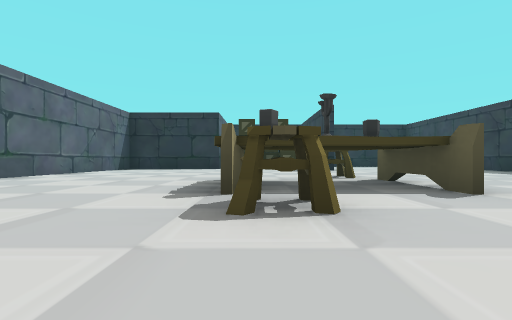
[1] (above)

16 first-person views from a walk through a 3-D level made in the Unity game engine. The camera is 0.32 m above the floor, looks level and sees 85° across. The floor is counted in squares, 1 m on a side. Each view is taken from the middle of a square. On the plan, view 1 faces up. The plan holds only what a view shows up to about 9 squares ahead; the rest is blank. The player is left out. Some animated figures are left out. Door leaves are left out, so doorways stand open.

[2]
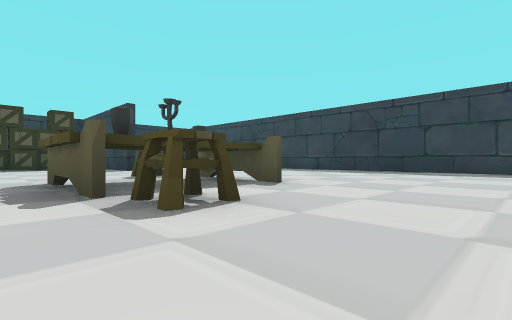

[3]
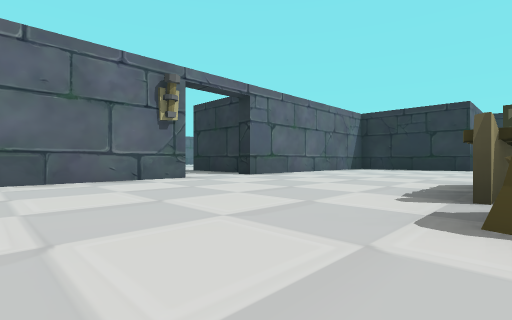

[4]
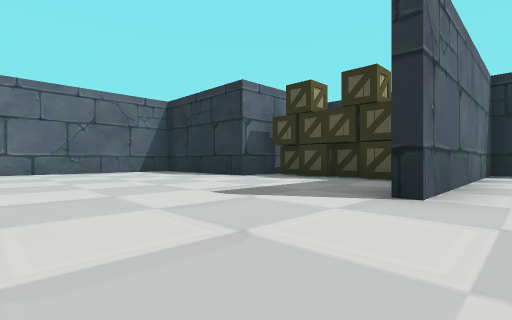

[5]
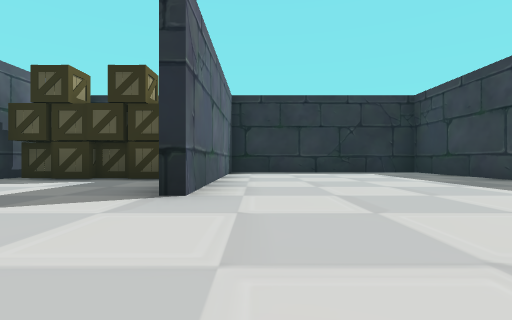

[6]
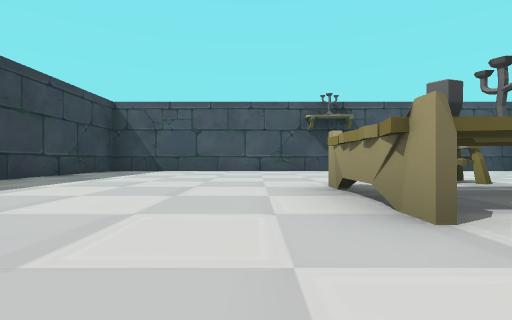

[7]
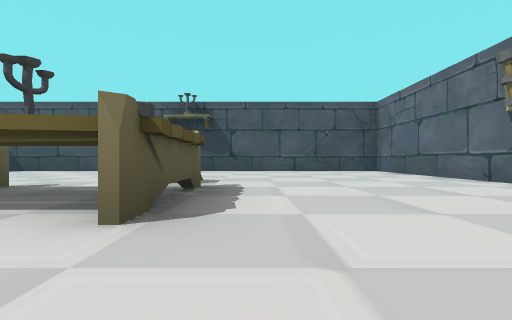

[8]
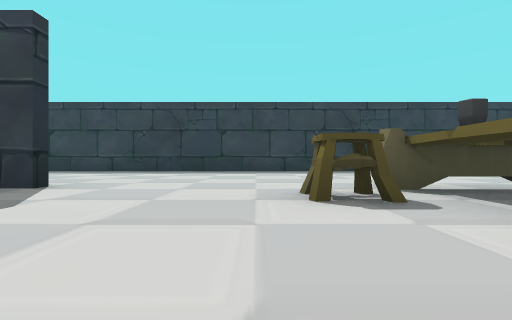

[9]
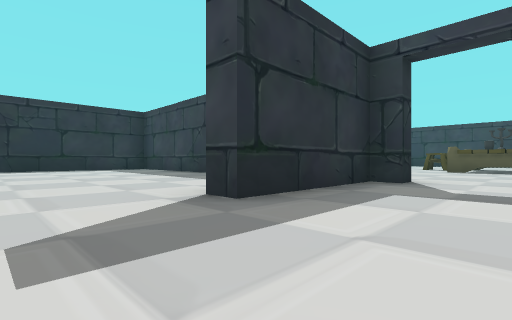

[10]
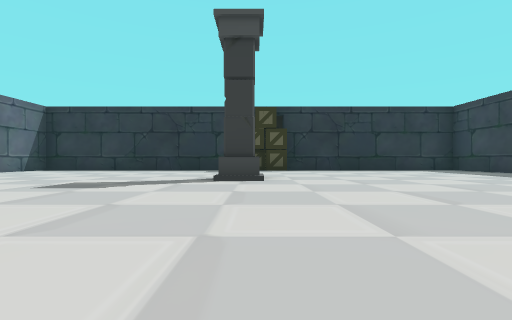

[11]
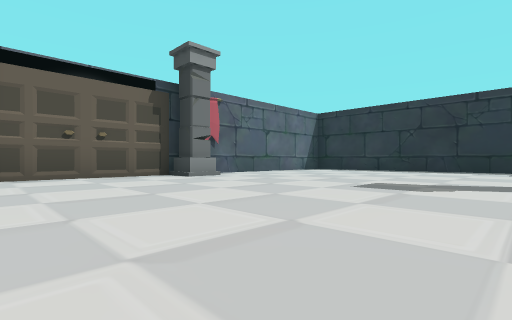

[12]
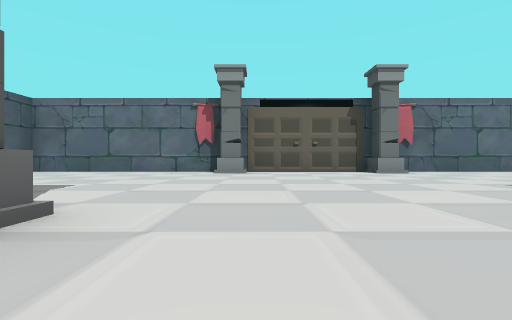

[13]
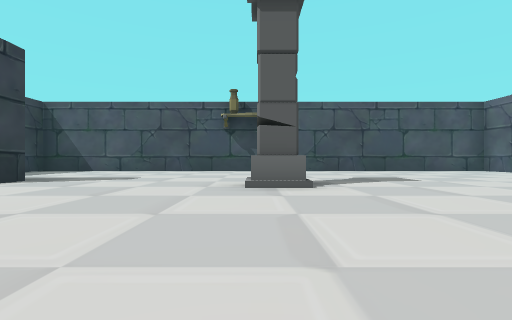

[14]
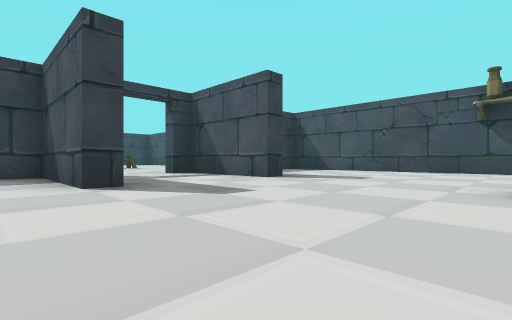

[15]
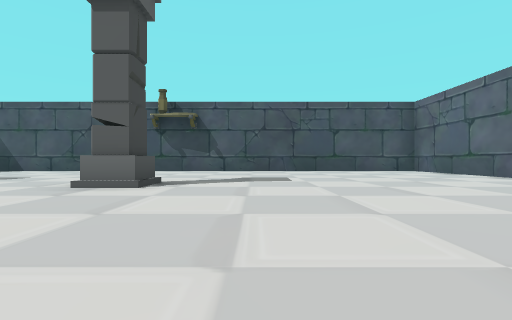

[16]
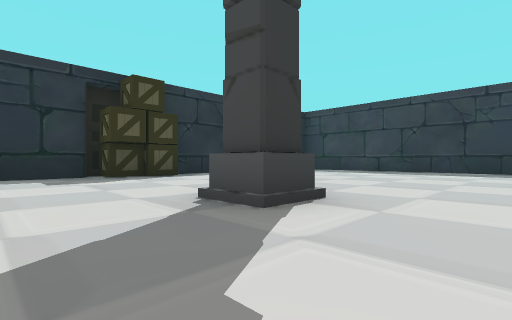

### Floor plan
Points are (right, up) in squares from view 1. A wall is a line through its corners. A room is listed if a view was taken in it or the views show most of it. See-through windows are left out.
Room 1 (views 1, 2, 3, 4, 5, 6, 7, 8)
walls: (2.1, 8.5) (2.1, 9.6); (-1.2, 9.9) (-4.5, 9.9) (-4.5, 4.3); (-4.5, 2.8) (-4.5, -2.1) (7.1, -2.1) (7.1, 13.3) (2.4, 13.3) (2.4, 8.5)
ways out: open door at (-5, 3.5) to room 2
objects: box (-1, 11); other object (0, 2); table (0, 3) to (2, 4); box (0, 11) to (1, 11); other object (1, 5)
Room 2 (views 9, 10, 11, 12, 13, 14, 15, 16)
walls: (-7.5, 1.6) (-7.5, 2.2) (-4.8, 2.2) (-4.8, 2.8); (-11.5, 12.7) (-17.6, 12.7) (-17.6, -2.1) (-4.8, -2.1); (-4.8, 7.2) (-4.8, 12.7) (-10.1, 12.7); (-4.8, 4.3) (-4.8, 4.7) (-7.5, 4.7) (-7.5, 5.2) (-4.8, 5.2) (-4.8, 5.8)
ways out: open door at (-5, 3.5) to room 1
objects: column (-17, 3); column (-17, 7); column (-11, 2); column (-11, 9); box (-11, 12) to (-11, 13)

Positions as (right, up) in squares from view 1, and headings:
1: (0, 0), facing up
2: (-1, 0), facing up-right
3: (0, 0), facing up-left
4: (3, 6), facing up-left
5: (3, 6), facing up
6: (3, 6), facing down
7: (-1, 6), facing down
8: (-1, 6), facing right
9: (-9, 3), facing up-right
10: (-11, 4), facing up
11: (-12, 4), facing up-left
12: (-10, 4), facing left
13: (-11, 6), facing down
14: (-11, 6), facing down-right
15: (-13, 6), facing down
16: (-13, 7), facing up-right
